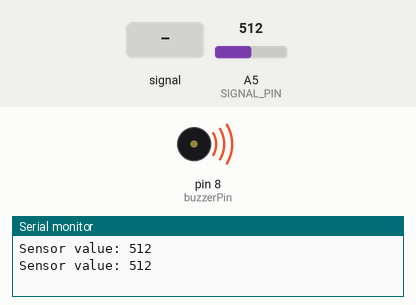
Simulated run of this sketch. Board: Arduino Uno, built with avr-gcc and run on an emulated ATmega328P. Parts: buzzer (waves = sounding, pin HIGH), the last lines printed to the serial monitor. The inputs (shaded band) are chosen by the test bench; at power-on: A5 (SIGNAL_PIN) = 512. Pins used as bus, display or sensor lines are not drawn.

Above: at 1.8 s.
1.9 s: A5 (SIGNAL_PIN) fed a 50 Hz sine of ±306 counts around its level
At 2.8 s:
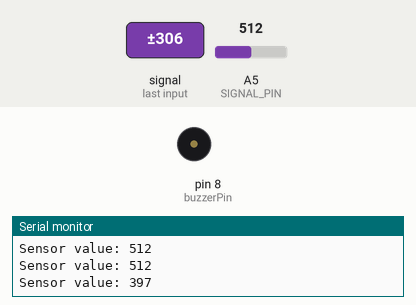
6.0 s: A5 (SIGNAL_PIN) set to 1023
At 6.6 s:
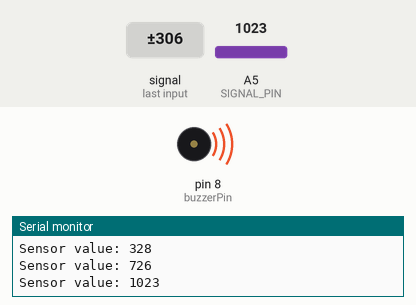
10.1 s: A5 (SIGNAL_PIN) set to 515
11.6 s: A5 (SIGNAL_PIN) set to 487
At 13.1 s:
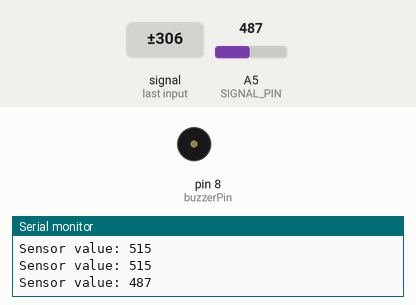
13.6 s: A5 (SIGNAL_PIN) set to 510
At 15.4 s:
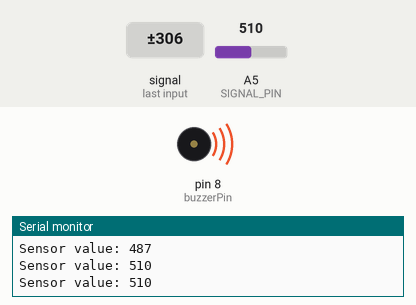
Timing chart, 0 to 16.6 s (numbered marks = the images above; inputs shaded):
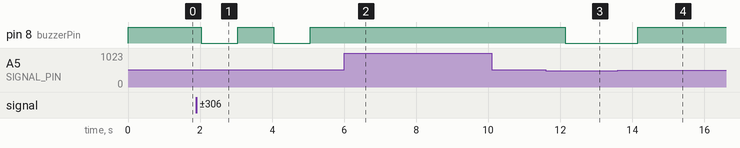

The sketch:

WaterSensor.ino
```cpp
#define POWER_PIN  7
#define SIGNAL_PIN A5
int buzzerPin = 8;
int value = 0;


void setup() {
  // put your setup code here, to run once:
  Serial.begin(9600);
  pinMode(POWER_PIN, OUTPUT);   // configure D7 pin as an OUTPUT
  digitalWrite(POWER_PIN, LOW);
  pinMode(buzzerPin, OUTPUT);
}

void loop() {
  // put your main code here, to run repeatedly:

digitalWrite(POWER_PIN, HIGH);  // turn the sensor ON
  delay(10);                      // wait 10 milliseconds
  value = analogRead(SIGNAL_PIN); // read the analog value from sensor
  digitalWrite(POWER_PIN, LOW);   // turn the sensor OFF

  Serial.print("Sensor value: ");
  Serial.println(value);

  if(value > 500){
    digitalWrite(buzzerPin, HIGH);
  }
  else{
   digitalWrite(buzzerPin, LOW);
  }

  delay(1000);
}
```

Measured:
- the behaviour switches between 501 and 500 on A5 (SIGNAL_PIN) (found by bisection; images 2 and 3)
- after the input at 1.9 s, pin 8 (buzzerPin): alternates HIGH for 1.0 s and LOW for 1.0 s, starting after 0.13 s
- after the input at 6.0 s, pin 8 (buzzerPin): stops changing and stays HIGH
- after the input at 11.6 s, pin 8 (buzzerPin): HIGH → LOW after 0.54 s
- after the input at 13.6 s, pin 8 (buzzerPin): LOW → HIGH after 0.56 s
